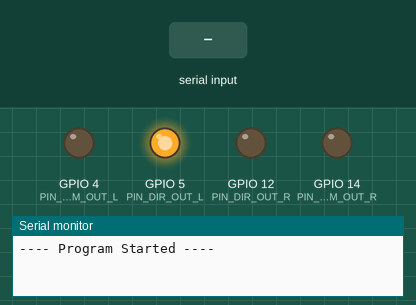
This program was run on a simulated ESP8266 (NodeMCU). Shown: output pins drawn as LEDs (lit = HIGH), the last lines printed to the serial monitor. Inputs (shaded band) come from the test bench.

Above: at 1.2 s.
1.3 s: "1\n" received over Serial
At 1.7 s:
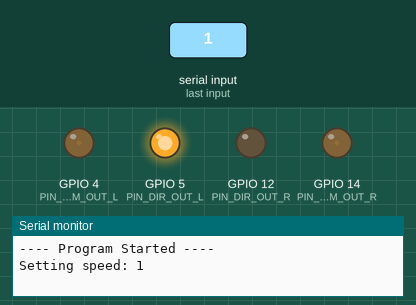
2.8 s: "90\n" received over Serial
At 4.0 s:
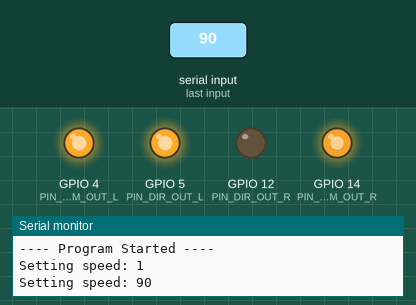
4.3 s: "0\n" received over Serial
At 5.1 s:
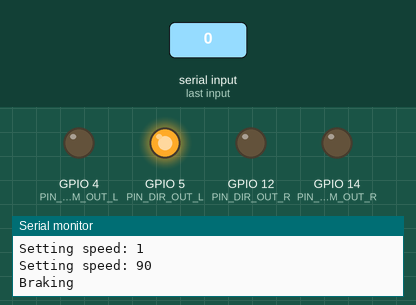
Timing chart, 0 to 7.3 s (numbered marks = the images above; inputs shaded):
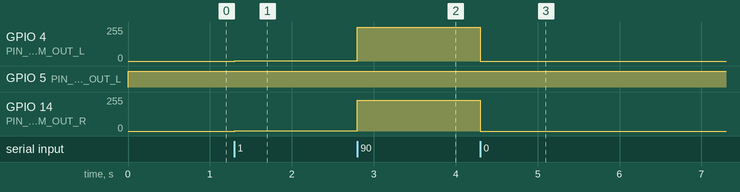

The program:

main.cpp
```cpp
#include <Arduino.h>
#include "SerialComms.h"

#define BAUD_RATE 115200
#define PIN_PWM_OUT_L 4
#define PIN_DIR_OUT_L 5
#define PIN_PWM_OUT_R 14
#define PIN_DIR_OUT_R 12

// Define the state array: state[0] holds the PWM value, state[1] holds the direction.
int state[2] = {0, 0};

void setup() {
  // Set output pins
  pinMode(PIN_PWM_OUT_L, OUTPUT);
  pinMode(PIN_DIR_OUT_L, OUTPUT);

  pinMode(PIN_PWM_OUT_R, OUTPUT);
  pinMode(PIN_DIR_OUT_R, OUTPUT);

  // Initialize outputs
  analogWrite(PIN_PWM_OUT_L, 0);
  digitalWrite(PIN_DIR_OUT_L, 0);

  analogWrite(PIN_PWM_OUT_R, 0);
  digitalWrite(PIN_DIR_OUT_R, 1);

  // Initialize serial port
  Serial.begin(BAUD_RATE);
  Serial.println("---- Program Started ----");
}

void loop() {
  // Read serial commands
  ReadFromSerial();

  // Update outputs based on state
  analogWrite(PIN_PWM_OUT_L, state[0]*1.2);

  if(state[1]) digitalWrite(PIN_DIR_OUT_L, 0);
  else digitalWrite(PIN_DIR_OUT_L, 1);

  analogWrite(PIN_PWM_OUT_R, state[0]);
  digitalWrite(PIN_DIR_OUT_R, state[1]);
}
```

SerialComms.cpp
```cpp
#include "SerialComms.h"

bool ReadFromSerial() {
  if (Serial.available() > 0) {
    // Read the incoming string until a newline character is received
    String input = Serial.readStringUntil('\n');
    input.trim(); // Remove any leading/trailing whitespace

    // Check if the string is numeric
    if (!isNumeric(input)) {
      Serial.println("Invalid number");
      return false;
    }

    // Convert the input string directly to an integer (speed)
    int speed = input.toInt();
    // Constrain the speed to the range -100 to 100
    speed = constrain(speed, -100, 100);

    if (speed == 0) {
      // Zero speed means braking
      state[0] = 0;
      Serial.println("Braking");
    } else {
      // Determine direction: positive for forward, negative for reverse
      if (speed > 0) {
        state[1] = 0;  // Forward
      } else {
        state[1] = 1;  // Reverse
        speed = -speed;  // Use absolute value for PWM mapping
      }

      // Map the absolute speed (0-100) to a PWM value (0-255)
      state[0] = map(speed, 0, 100, 0, 255);
      Serial.print("Setting speed: ");
      Serial.println(speed);
    }

    return true;
  }
  return false;
}

bool isNumeric(const String &str) {
  String s = str;
  s.trim();  // Remove leading and trailing whitespace
  if (s.length() == 0) return false;  // Empty string isn't a valid number

  int start = 0;
  // Allow a leading minus sign for negative numbers
  if (s.charAt(0) == '-') {
    if (s.length() == 1) return false; // Only '-' is not a valid number
    start = 1;
  }

  // Check each character to ensure it's a digit
  for (int i = start; i < s.length(); i++) {
    if (!isDigit(s.charAt(i))) {
      return false;
    }
  }

  return true;
}
```

SerialComms.h
```cpp
#ifndef SERIALCOMMS_H
#define SERIALCOMMS_H

#include <Arduino.h>

// The state array is declared here as external so that it can be shared between files.
// state[0] is the PWM value and state[1] is the direction.
extern int state[2];

bool ReadFromSerial();
bool isNumeric(const String &str);

#endif
```

Measured:
- after the input at 1.3 s, GPIO 4 (PIN_PWM_OUT_L), GPIO 14 (PIN_PWM_OUT_R): 0/255 → 3/255 at once
- after the input at 2.8 s, GPIO 4 (PIN_PWM_OUT_L): 3/255 → 255/255 at once; GPIO 14 (PIN_PWM_OUT_R): 3/255 → 230/255 at once
- after the input at 4.3 s, GPIO 4 (PIN_PWM_OUT_L): 255/255 → 0/255 at once; GPIO 14 (PIN_PWM_OUT_R): 230/255 → 0/255 at once
